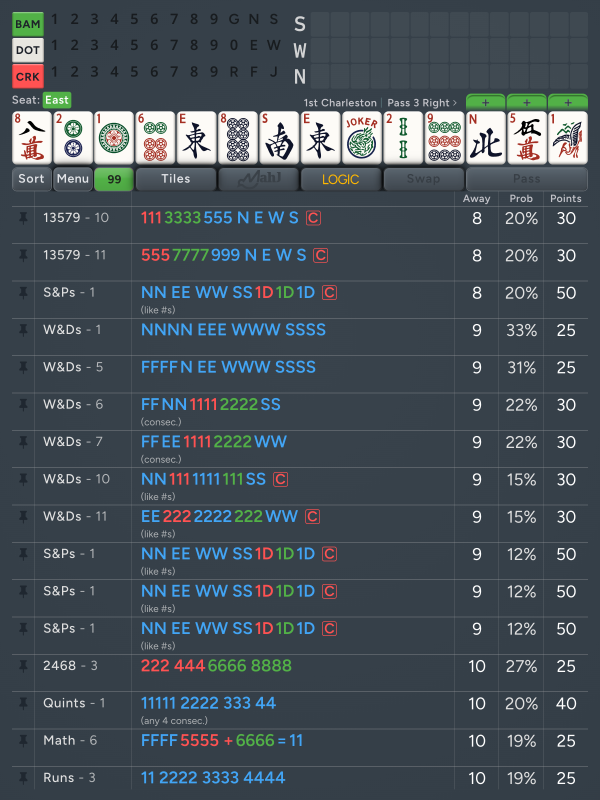
#> input picture scripts/_probe-action-vignette-test.png, 1800 x 2400 px (shown at 1/3 size)
$ python -i splash_raster_prep.py   (imports and definitions only)
#> lines starting #> are read from the running program, lines starting #| are printed output that depends on the picture
"""Shared splash raster normalization — upscale small masters before device scaling blurs logos."""
from __future__ import annotations

from PIL import Image

"""Minimum longest side before platform-specific resizing (covers iPhone splash ~3× logical)."""
SRC_MIN_SIDE = 2732
"""Avoid accidentally shipping multi‑8K raster in the repo from huge exports."""
SRC_MAX_SIDE = 4096

# Match `app.json` / Capacitor splash background.
SPLASH_BG_RGB: tuple[int, int, int] = (18, 20, 25)  # #121419

"""Logo max edge as fraction of square canvas side (rest is margin). ~0.46 reads “app splash”, not billboard."""
SPLASH_LOGO_MAX_EDGE_FRAC = 0.46


def flatten_rgba(
    image: Image.Image,
    *,
    bg_rgb: tuple[int, int, int] = (0, 0, 0),
) -> Image.Image:
    """Composite RGBA onto a solid background (JPEG / Android bucket inputs)."""
    im = image.convert("RGBA")
    base = Image.new("RGB", im.size, bg_rgb)
    base.paste(im, mask=im.split()[3])
    return base


def _resize_longest_side(im: Image.Image, longest_target: int) -> Image.Image:
    w, h = im.size
    cur = max(w, h)
    if cur == 0:
        return im
    scale = longest_target / cur
    nw = max(1, round(w * scale))
    nh = max(1, round(h * scale))
    return im.resize((nw, nh), Image.Resampling.LANCZOS)


def ensure_longest_side_at_least(im: Image.Image, min_side: int) -> Image.Image:
    if max(im.size) >= min_side:
        return im
    return _resize_longest_side(im, min_side)


def ensure_longest_side_at_most(im: Image.Image, max_side: int) -> Image.Image:
    if max(im.size) <= max_side:
        return im
    return _resize_longest_side(im, max_side)


def _square_padded_canvas(im: Image.Image, bg: tuple[int, int, int]) -> Image.Image:
    w, h = im.size
    side = max(w, h)
    if w == h == side:
        return im
    canvas = Image.new("RGB", (side, side), bg)
    canvas.paste(im, ((side - w) // 2, (side - h) // 2))
    return canvas


def _embed_logo_centered(
    im: Image.Image,
    *,
    canvas_side: int,
    logo_max_edge_frac: float,
    bg: tuple[int, int, int],
) -> Image.Image:
    """Scale `im` (square) so max edge ≤ canvas_side * frac; center on canvas_side²."""
    w, h = im.size
    if w != h:
        raise ValueError("_embed_logo_centered expects a square source")
    target = max(1, round(canvas_side * logo_max_edge_frac))
    if max(w, h) <= target:
        small = im
    else:
        scale = target / max(w, h)
        nw = max(1, round(w * scale))
        nh = max(1, round(h * scale))
        small = im.resize((nw, nh), Image.Resampling.LANCZOS)
    sw, sh = small.size
    canvas = Image.new("RGB", (canvas_side, canvas_side), bg)
    canvas.paste(small, ((canvas_side - sw) // 2, (canvas_side - sh) // 2))
    return canvas


def prepare_splash_source_rgb(im_rgb: Image.Image) -> Image.Image:
    """Return an RGB raster suitable as the single canonical splash intermediate."""
    if im_rgb.mode != "RGB":
        raise ValueError("prepare_splash_source_rgb expects RGB (call flatten_rgba first)")
    img = ensure_longest_side_at_least(im_rgb, SRC_MIN_SIDE)
    img = ensure_longest_side_at_most(img, SRC_MAX_SIDE)
    img = _square_padded_canvas(img, SPLASH_BG_RGB)
    side = max(img.size)
    if side != SRC_MIN_SIDE:
        img = img.resize((SRC_MIN_SIDE, SRC_MIN_SIDE), Image.Resampling.LANCZOS)
    img = _embed_logo_centered(
        img,
        canvas_side=SRC_MIN_SIDE,
        logo_max_edge_frac=SPLASH_LOGO_MAX_EDGE_FRAC,
        bg=SPLASH_BG_RGB,
    )
    return img

>>> from PIL import Image
>>> picture = Image.open('_probe-action-vignette-test.png')
#> picture is the input picture: PIL image 1800x2400 RGB; mean R, G, B 70, 80.1, 87.8
>>> result = prepare_splash_source_rgb(picture)
#> in _resize_longest_side, `return im.resize((nw, nh), Image.Resampling.LANCZOS)`:
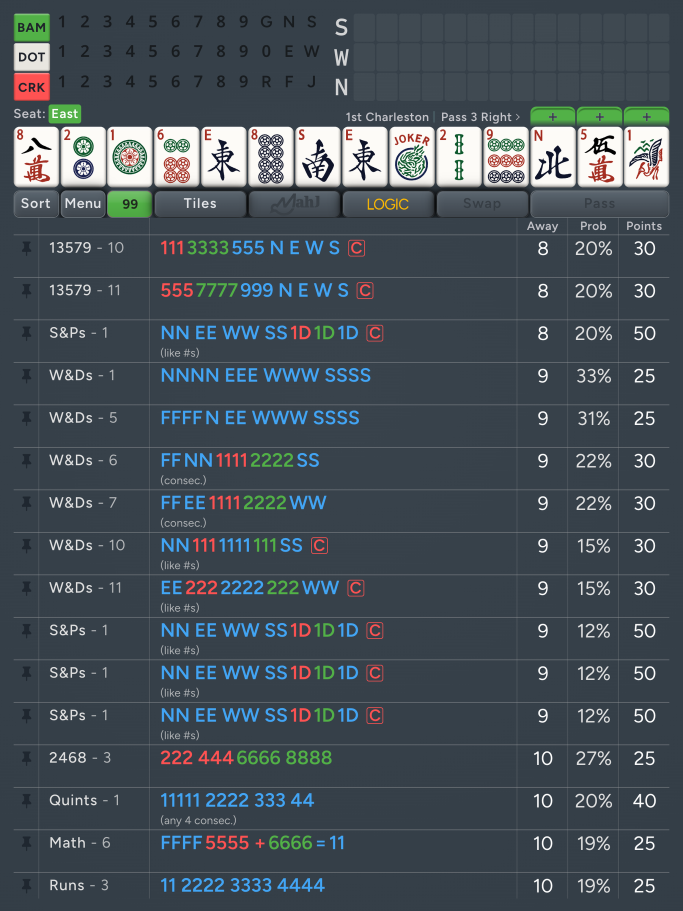
#> returned value: PIL image 2049x2732 RGB (shown at 1/3 size); mean R, G, B 70, 80.1, 87.8
#> in _square_padded_canvas, `canvas = Image.new("RGB", (side, side), bg)`:
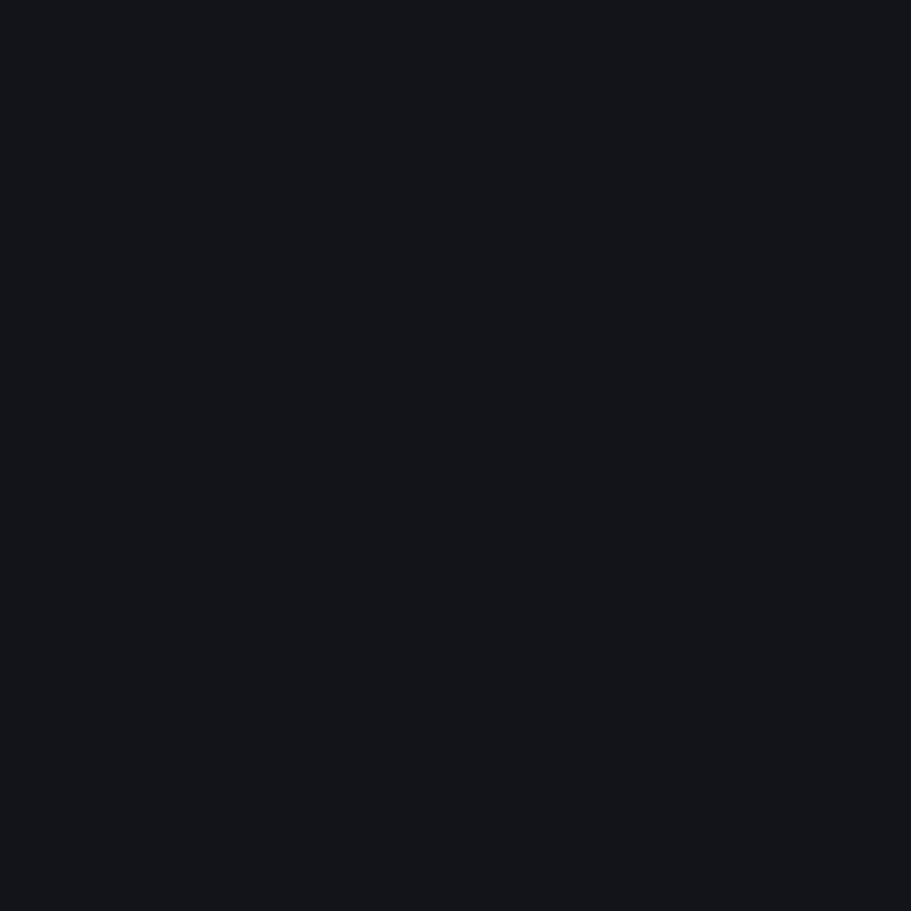
#> canvas: PIL image 2732x2732 RGB (shown at 1/3 size); mean R, G, B 18, 20, 25
#> in _square_padded_canvas, `canvas.paste(im, ((side - w) // 2, (side - h) // 2))`:
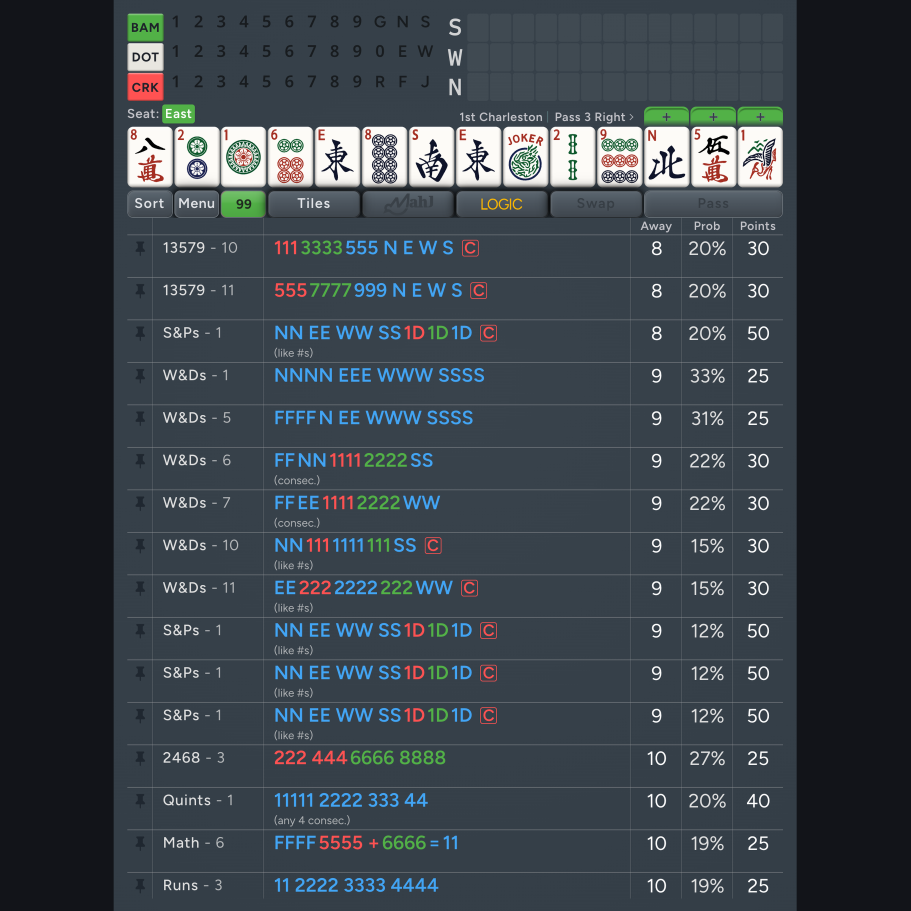
#> canvas: PIL image 2732x2732 RGB (shown at 1/3 size); mean R, G, B 57, 65.1, 72.1
#> in _embed_logo_centered, `canvas.paste(small, ((canvas_side - sw) // 2, (canvas_side - sh) // 2))`:
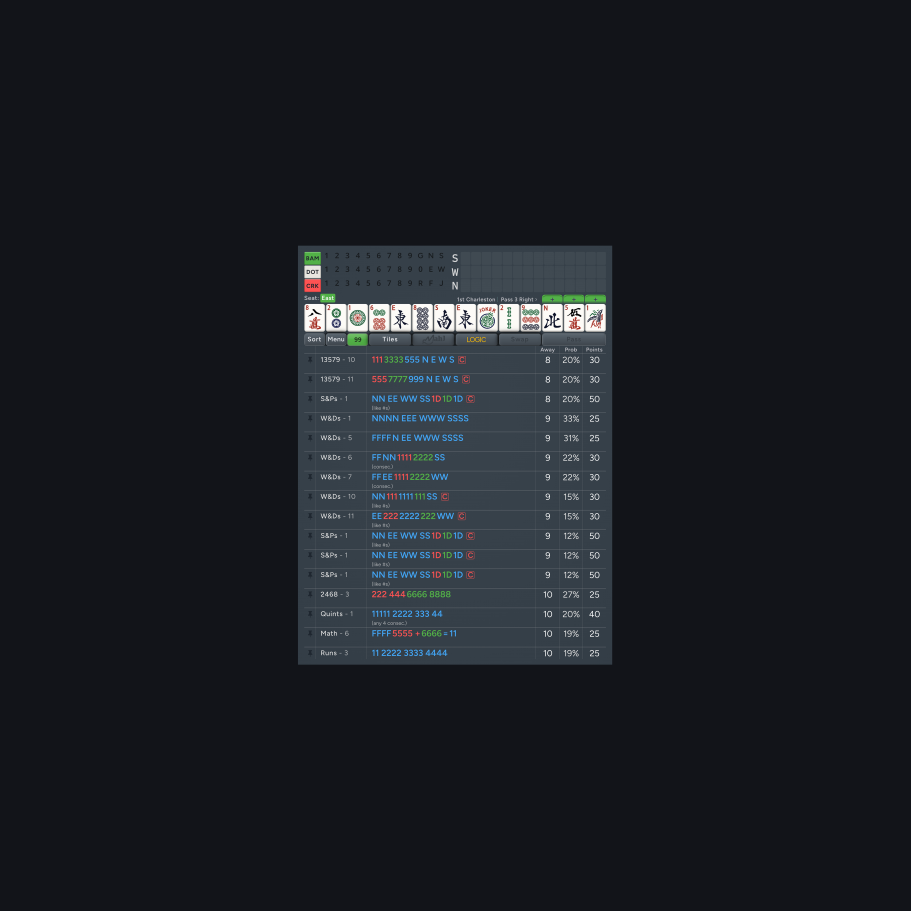
#> canvas: PIL image 2732x2732 RGB (shown at 1/3 size); mean R, G, B 26.2, 29.5, 35

$ run again, on scripts/_probe-action-borders-fix.png
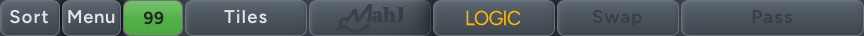
#> input picture scripts/_probe-action-borders-fix.png, 1728 x 72 px (shown at 1/2 size)
#> picture is the input picture: PIL image 1728x72 RGB; mean R, G, B 81.3, 93.7, 94.1
#> in _resize_longest_side, `return im.resize((nw, nh), Image.Resampling.LANCZOS)`:
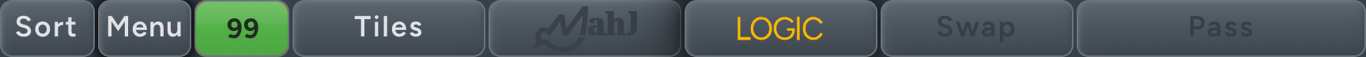
#> returned value: PIL image 2732x114 RGB (shown at 1/2 size); mean R, G, B 81.2, 93.7, 94.1
#> in _square_padded_canvas, `canvas.paste(im, ((side - w) // 2, (side - h) // 2))`:
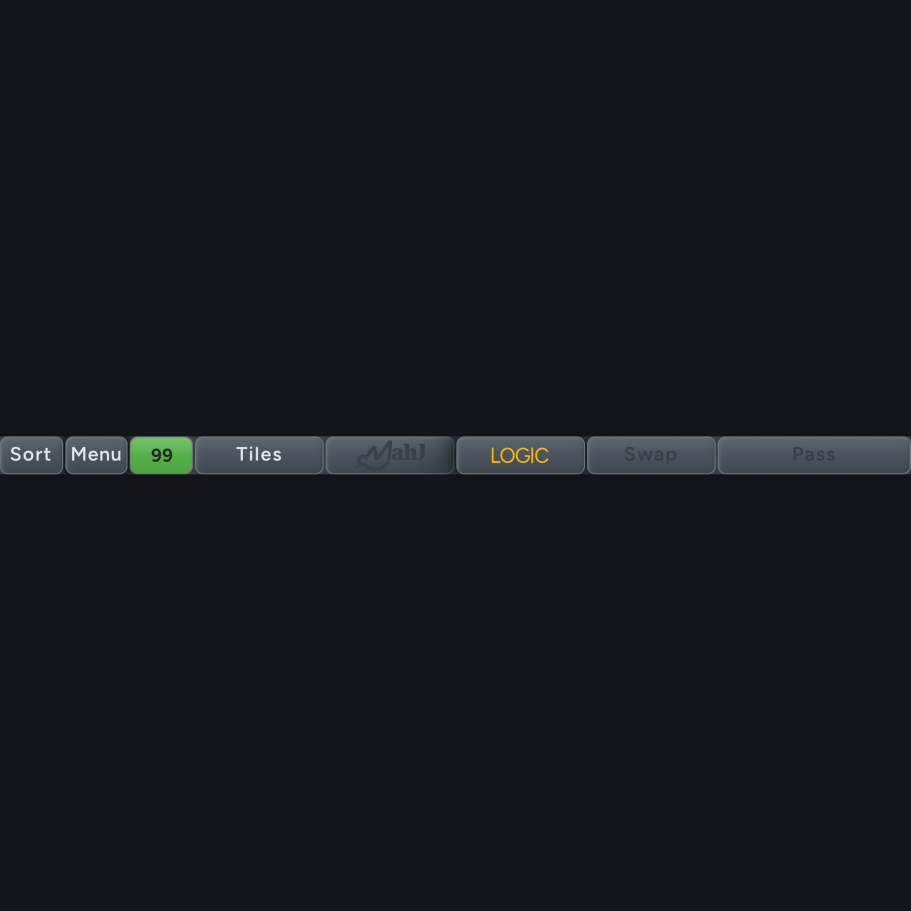
#> canvas: PIL image 2732x2732 RGB (shown at 1/3 size); mean R, G, B 20.6, 23.1, 27.9

$ run again, on scripts/_probe-action-borders.png
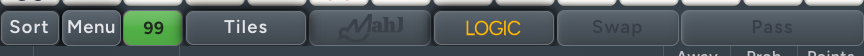
#> input picture scripts/_probe-action-borders.png, 1728 x 112 px (shown at 1/2 size)
#> picture is the input picture: PIL image 1728x112 RGB; mean R, G, B 83.9, 93.9, 96
#> in _resize_longest_side, `return im.resize((nw, nh), Image.Resampling.LANCZOS)`:
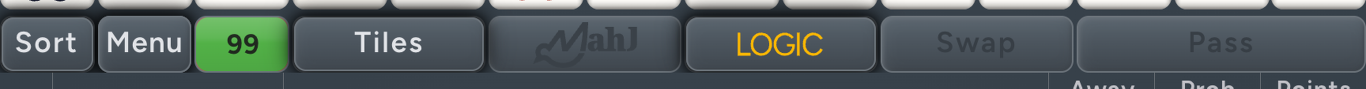
#> returned value: PIL image 2732x177 RGB (shown at 1/2 size); mean R, G, B 83.9, 93.9, 96
#> in _square_padded_canvas, `canvas.paste(im, ((side - w) // 2, (side - h) // 2))`:
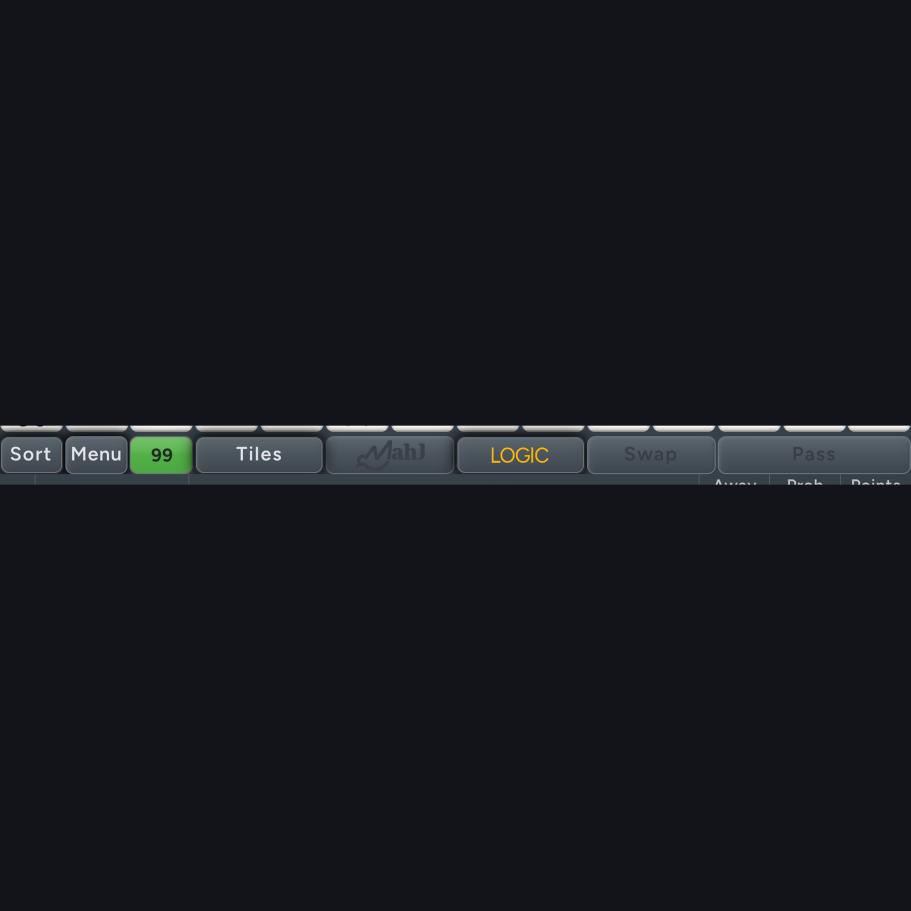
#> canvas: PIL image 2732x2732 RGB (shown at 1/3 size); mean R, G, B 22.3, 24.8, 29.6
